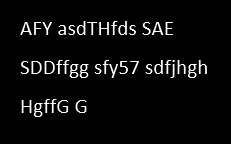
#> input picture Segmentar/amostra.jpg, 231 x 144 px; its folder holds only this picture in this run
$ python Segmentar.py
#> lines starting #> are read from the running program, lines starting #| are printed output that depends on the picture; after the words box and inside, x2 and y2 are one past the last pixel; in counts of white or black regions, pixels touching at a corner belong together
import cv2 as cv
import numpy as np
from skimage.io import imread
from skimage.filters import threshold_otsu
from skimage import measure
from skimage.measure import regionprops


class Segmentar:

    def _converter_para_binario(self, imagem):
        imagem_cinza = imagem * 255
        valor_limite = threshold_otsu(imagem_cinza)
        imagem_binario = imagem_cinza > valor_limite
        return imagem_binario

    def _inverter_imagem_binario(self, caminho_imagem):
        return np.invert(caminho_imagem)

    def _gerar_lista_letras(self, imagem_binaria):
        cordenadas_letras = []
        regioes_imagem = measure.label(imagem_binaria)
        for region in regionprops(regioes_imagem):
            if region.area < 5:
                #ignorar regiões pequenas como pontos
                continue
            cordenadas_letras.append(region.bbox)
        return cordenadas_letras

    def _separar_linhas(self, lista_letras):
        linha = []
        retorno = []
        altura_linha = lista_letras[0][0]
        for letra in lista_letras:
            diferenca_altura = abs(altura_linha - letra[0])
            if diferenca_altura < 9:
                linha.append(letra)
            else:
                altura_linha = letra[0]
                retorno.append(linha)
                linha = []
                linha.append(letra)
        retorno.append(linha)
        return retorno

    def _ordenar_linhas(self, texto_array):
        texto_ordenado = []
        for linha in texto_array:
            texto_ordenado.append(sorted(linha, key=lambda tup: tup[1]))
        return texto_ordenado

    def _separar_palavras(self, array_texto):
        texto_completo = []
        palavras_linha = []
        palavra = []
        index_linha = 0

        for linhas in array_texto:
            letra_auxiliar = array_texto[index_linha][0]
            direita_letra = letra_auxiliar[3]
            index_linha += 1
            for letra in linhas:
                if direita_letra != letra[3]:
                    proximidade = abs(direita_letra - letra[1])
                    if proximidade < 4:
                        palavra.append(letra)
                        direita_letra = letra[3]
                    else:
                        palavras_linha.append(palavra)
                        direita_letra = letra[3]
                        palavra = []
                        palavra.append(letra)
                else:
                    palavra.append(letra_auxiliar)

            palavras_linha.append(palavra)
            texto_completo.append(palavras_linha)
            palavras_linha = []
            palavra = []

        return texto_completo

    def _salvar_imagem_texto(self, texto_array, caminho_imagem):
        imagem = imread(caminho_imagem)
        nome_imagem = 0
        for linha in texto_array:
            for palavra in linha:
                for letra in palavra:
                    aresta_topo = letra[0]
                    aresta_esquerda = letra[1]
                    aresta_base = letra[2]
                    aresta_direita = letra[3]

                    letra_sem_fundo = imagem[aresta_topo:aresta_base, aresta_esquerda: aresta_direita]
                    self._salvar_letra(nome="letra", imagem=letra_sem_fundo, caminho_salvar="")
                    letra_sem_fundo2 = imread("letra.jpg")
                    letra_com_fundo = self._adicionar_fundo(letra_sem_fundo2)
                    self._salvar_letra(nome=nome_imagem, imagem=letra_com_fundo)

                    nome_imagem += 1
                nome_imagem += 10
            nome_imagem += 100

    def _adicionar_fundo(self, imagem):
        fundo = imread("fundo.jpg")
        condenada_x = 10
        condenada_y = 10
        fundo[condenada_y:condenada_y + imagem.shape[0], condenada_x:condenada_x + imagem.shape[1]] = imagem
        return fundo

    def _salvar_letra(self, nome, imagem, caminho_salvar="./Letras/"):
        cv.imwrite(f'{caminho_salvar}{str(nome)}.jpg', imagem)

    def segmentar_imagem(self, caminho_imagem="amostra.jpg", inverter_imagem=True):

#> called with caminho_imagem = 'amostra.jpg', inverter_imagem = False
        imagem = imread(caminho_imagem, as_gray=True)
#> imagem is the input picture: shape (144, 231) float64; min 0, max 1, mean 0.0471
        imagem = self._converter_para_binario(imagem)
#> in _converter_para_binario, `valor_limite = threshold_otsu(imagem_cinza)`: valor_limite = 88.15
#> in _converter_para_binario, `imagem_binario = imagem_cinza > valor_limite`:
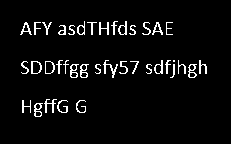
#> imagem_binario: shape (144, 231) bool; 4.9% white in thin lines or dots, all inside (x1, y1, x2, y2) = (20, 21, 207, 117)
        if inverter_imagem:
            imagem = self._inverter_imagem_binario(imagem)

        texto_array = self._gerar_lista_letras(imagem)
#> in _gerar_lista_letras, `regioes_imagem = measure.label(imagem_binaria)`:
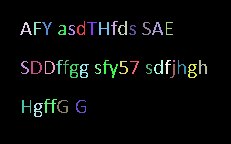
#> regioes_imagem: shape (144, 231) int32; 39 distinct labels, from 0 to 38; one colour per label, 0 black
#> the loop in _gerar_lista_letras, `for region in regionprops(regioes_imagem):` made 38 passes
#> after the loop in _gerar_lista_letras, `for region in regionprops(regioes_imagem):`: cordenadas_letras = 37 items, first 6: (21, 77, 35, 85), (21, 111, 35, 118), (21, 118, 35, 127), (22, 20, 35, 32), (22, 34, 35, 41), (22, 42, 35, 52)
#> texto_array has the same summary as cordenadas_letras in _gerar_lista_letras
        texto_array = self._separar_linhas(texto_array)
#> in _separar_linhas, `altura_linha = lista_letras[0][0]`: altura_linha = 21
#> the loop in _separar_linhas, `for letra in lista_letras:` made 37 passes
#> (letra, diferenca_altura, altura_linha) on passes 15, 33: ((60, 56, 74, 63), 39, 60), ((99, 44, 113, 57), 39, 99)
#> (letra, diferenca_altura) on passes 1 to 6: ((21, 77, 35, 85), 0), ((21, 111, 35, 118), 0), ((21, 118, 35, 127), 0), ((22, 20, 35, 32), 1), ((22, 34, 35, 41), 1), ((22, 42, 35, 52), 1)
#> after the loop in _separar_linhas, `for letra in lista_letras:`: retorno = 2 items
#> texto_array = 3 items
        texto_array = self._ordenar_linhas(texto_array)
#> the loop in _ordenar_linhas, `for linha in texto_array:` made 3 passes
        texto_array = self._separar_palavras(texto_array)
#> the loop in _separar_palavras, `for linhas in array_texto:` made 3 passes
#> letra_auxiliar on passes 1 to 3: (22, 20, 35, 32), (61, 21, 74, 29), (100, 22, 113, 31)
#> after the loop in _separar_palavras, `for linhas in array_texto:`: index_linha = 3; proximidade = 8; texto_completo = 3 items

        self._salvar_imagem_texto(texto_array=texto_array, caminho_imagem=caminho_imagem)
#> in _salvar_imagem_texto, `aresta_topo = letra[0]`: aresta_topo = 22
#> in _salvar_imagem_texto, `aresta_esquerda = letra[1]`: aresta_esquerda = 20
#> in _salvar_imagem_texto, `aresta_base = letra[2]`: aresta_base = 35
#> in _salvar_imagem_texto, `aresta_direita = letra[3]`: aresta_direita = 32


if __name__ == "__main__":

    segmentar = Segmentar()
#> (the run stopped early here; a loop or call above may not have finished)
